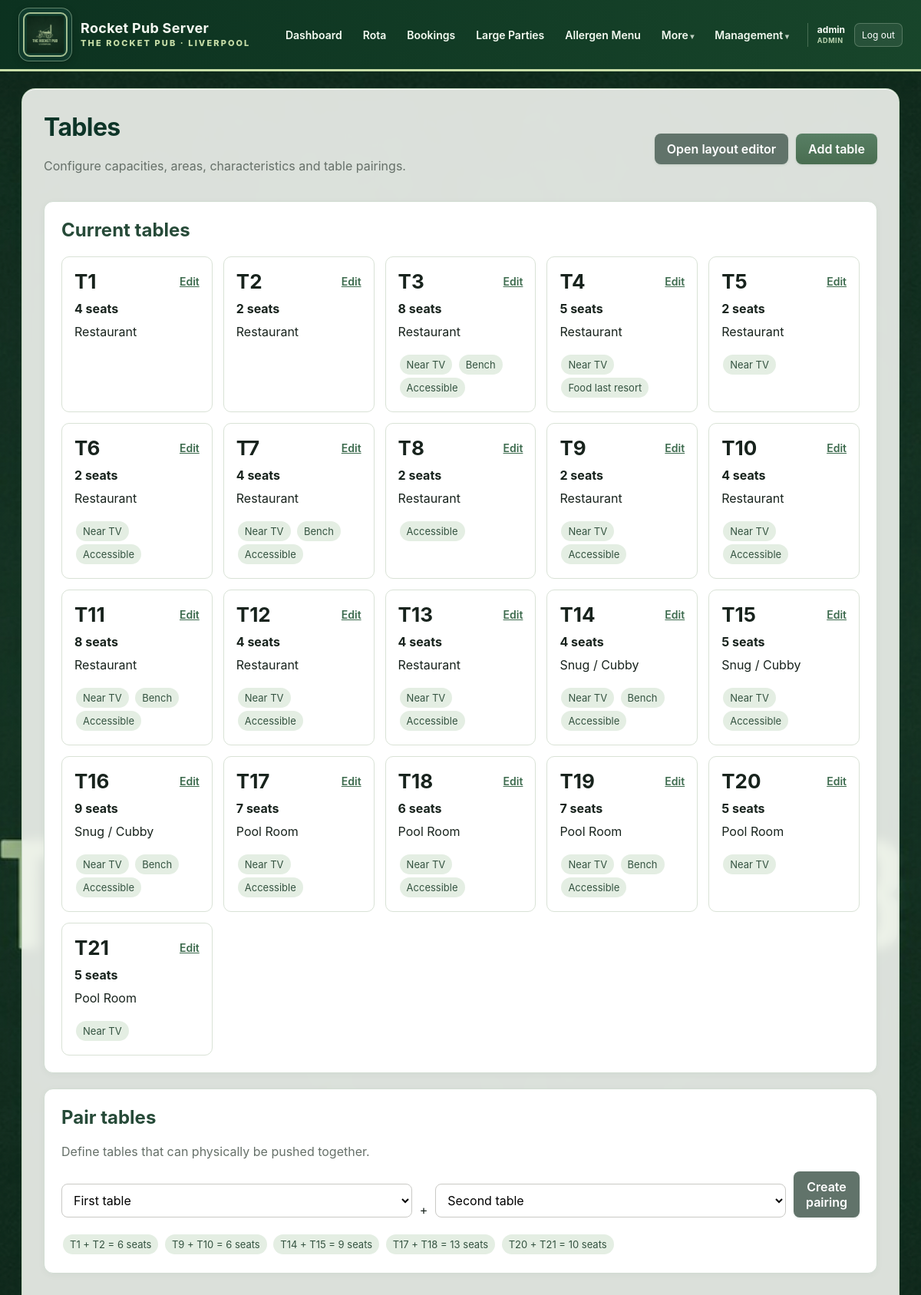
/tables (signed in), run on the app's committed database.
### app/models.py (models this page shows, shortened)
class AppUser(db.Model):
    id = db.Column(db.Integer, primary_key=True)
    username = db.Column(
        db.String(80),
        nullable=False,
        unique=True,
        index=True,
    )
    password_hash = db.Column(db.String(255), nullable=False)
    role = db.Column(
        db.String(20),
        nullable=False,
        default="staff",
        index=True,
    )
    must_change_password = db.Column(
        db.Boolean,
        nullable=False,
        default=True,
    )
    email = db.Column(db.String(255), unique=True, index=True)
    pending_email = db.Column(db.String(255))
    email_verified = db.Column(db.Boolean, nullable=False, default=False)
    email_verification_code_hash = db.Column(db.String(255))
    email_verification_expires_at = db.Column(db.DateTime)
    password_reset_code_hash = db.Column(db.String(255))
    password_reset_expires_at = db.Column(db.DateTime)
    active = db.Column(db.Boolean, nullable=False, default=True)
    created_at = db.Column(db.DateTime, default=datetime.utcnow)
    last_login_at = db.Column(db.DateTime)
    @property
    def is_manager(self):
        return self.role in {"manager", "admin"}

class PubTable(db.Model):
    id = db.Column(db.Integer, primary_key=True)
    number = db.Column(db.String(20), nullable=False, unique=True, index=True)
    capacity = db.Column(db.Integer, nullable=False)
    area_id = db.Column(db.Integer, db.ForeignKey("area.id"), nullable=False)
    near_tv = db.Column(db.Boolean, default=False)
    has_bench = db.Column(db.Boolean, default=False)
    accessible = db.Column(db.Boolean, default=False)
    unsuitable_for_food = db.Column(db.Boolean, default=False)
    active = db.Column(db.Boolean, default=True)
    x_position = db.Column(db.Float, default=40)
    y_position = db.Column(db.Float, default=40)
    layout_width = db.Column(db.Float, default=90)
    layout_height = db.Column(db.Float, default=60)
    layout_shape = db.Column(db.String(20), default="rectangle")
    layout_rotation = db.Column(db.Float, default=0)
    area = db.relationship("Area", back_populates="tables")
    booking_links = db.relationship(
        "BookingTable",
        back_populates="table",
        cascade="all, delete-orphan"
    )

class Area(db.Model):
    id = db.Column(db.Integer, primary_key=True)
    name = db.Column(db.String(80), nullable=False, unique=True)
    tables = db.relationship("PubTable", back_populates="area")

class TablePairing(db.Model):
    id = db.Column(db.Integer, primary_key=True)
    table_a_id = db.Column(db.Integer, db.ForeignKey("pub_table.id"), nullable=False)
    table_b_id = db.Column(db.Integer, db.ForeignKey("pub_table.id"), nullable=False)
    table_a = db.relationship("PubTable", foreign_keys=[table_a_id])
    table_b = db.relationship("PubTable", foreign_keys=[table_b_id])
    __table_args__ = (
        db.UniqueConstraint("table_a_id", "table_b_id", name="uq_table_pair"),
    )

### app/routes.py (the view)
@main.route("/tables")
def tables():
    return render_template(
        "tables.html",
        tables=db.session.scalars(
            db.select(PubTable).order_by(*table_order_clause())
        ).all(),
        pairings=db.session.scalars(db.select(TablePairing)).all(),
    )

### app/routes.py (called while the page is built)
def current_user():
    return getattr(g, "current_user", None)

@main.app_context_processor
def inject_current_user():
    return {
        "current_user": current_user(),
    }

def table_order_clause():
    return (cast(PubTable.number, Integer), PubTable.number)

### app/templates/tables.html (shortened to what this page needs)
{% extends "base.html" %}
{% block content %}
<div class="page-heading">
    <div>
        <h1>Tables</h1>
        <p>Configure capacities, areas, characteristics and table pairings.</p>
    </div>
    <div class="heading-actions">
        <a class="button secondary"
           href="{{ url_for('main.table_layout') }}">
            Open layout editor
        </a>
        <a class="button" href="{{ url_for('main.new_table') }}">Add table</a>
    </div>
</div>
<div class="card">
    <h2>Current tables</h2>
    {% if tables %}
        <div class="table-card-grid">
            {% for table in tables %}
                <div class="table-card {% if not table.active %}inactive-table{% endif %}">
                    <div class="table-card-header">
                        <div class="table-number">T{{ table.number }}</div>
                        <a class="small-link"
                           href="{{ url_for('main.edit_table', table_id=table.id) }}">
                            Edit
                        </a>
                    </div>
                    <strong>{{ table.capacity }} seats</strong>
                    <span>{{ table.area.name }}</span>
                    <div class="feature-list">
                        {% if table.near_tv %}<span class="badge">Near TV</span>{% endif %}
                        {% if table.has_bench %}<span class="badge">Bench</span>{% endif %}
                        {% if table.accessible %}<span class="badge">Accessible</span>{% endif %}
                        {% if table.unsuitable_for_food %}<span class="badge warning-badge">Food last resort</span>{% endif %}
                    </div>
                </div>
            {% endfor %}
        </div>
    {% else %}
        <p class="muted">Add your first physical table.</p>
    {% endif %}
</div>
{% if tables|length >= 2 %}
<div class="card">
    <h2>Pair tables</h2>
    <p class="muted">
        Define tables that can physically be pushed together.
    </p>
    <form method="post"
          action="{{ url_for('main.pair_tables') }}"
          class="inline-form">
        <select name="table_a_id" required>
            <option value="">First table</option>
        </select>
        <span>+</span>
        <select name="table_b_id" required>
            <option value="">Second table</option>
        </select>
        <button class="button secondary" type="submit">Create pairing</button>
    </form>
    {% if pairings %}
        <div class="pairing-list">
            {% for pairing in pairings %}
                <span class="badge">
                    T{{ pairing.table_a.number }} + T{{ pairing.table_b.number }}
                    = {{ pairing.table_a.capacity + pairing.table_b.capacity }} seats
                </span>
            {% endfor %}
        </div>
    {% endif %}
</div>
{% endif %}
{% endblock %}

### app/templates/base.html (shortened to what this page needs)
<!doctype html>
<html lang="en">
<head>
    <link rel="stylesheet"
          href="{{ url_for('static', filename='css/style.css') }}">
</head>
<body>
<header class="topbar">
    <a class="brand"
       href="{{ url_for('main.dashboard') }}"
       aria-label="Rocket Pub Server dashboard">
        <span class="brand-logo-frame">
            <img src="{{ url_for('static', filename='images/rocket-pub-header-logo.png') }}"
                 alt="The Rocket Pub Liverpool logo">
        </span>
        <span class="brand-copy">
            <strong>Rocket Pub Server</strong>
            <small>The Rocket Pub · Liverpool</small>
        </span>
    </a>
    {% if current_user %}
    <nav class="main-nav">
        <a class="{% if request.endpoint == 'main.dashboard' %}active{% endif %}"
           href="{{ url_for('main.dashboard') }}">Dashboard</a>
        <a class="{% if request.endpoint and request.endpoint.startswith('main.rota') %}active{% endif %}"
           href="{{ url_for('main.rota_home') }}">Rota</a>
        <a class="{% if request.endpoint in ['main.bookings', 'main.new_booking', 'main.edit_booking'] %}active{% endif %}"
           href="{{ url_for('main.bookings') }}">Bookings</a>
        <a class="{% if request.endpoint in ['main.large_parties', 'main.new_large_party', 'main.edit_large_party'] %}active{% endif %}"
           href="{{ url_for('main.large_parties') }}">Large Parties</a>
        <a class="{% if request.endpoint in ['main.allergen_menu', 'main.allergen_new', 'main.allergen_edit'] %}active{% endif %}"
           href="{{ url_for('main.allergen_menu') }}">Allergen Menu</a>
        <details class="nav-menu" data-exclusive-nav>
            <summary>More</summary>
        </details>
        {% if current_user.is_manager %}
            <details class="nav-menu management-menu" data-exclusive-nav>
                <summary>Management</summary>
            </details>
        {% endif %}
        <div class="account-menu">
            <span>
                {{ current_user.username }}
                <small>{{ current_user.role|title }}</small>
            </span>
<form method="post" action="{{ url_for('main.logout') }}">
                <button type="submit" class="topbar-logout">Log out</button>
            </form>
        </div>
    </nav>
    {% endif %}
</header>
<main class="container">
    {% block content %}{% endblock %}
</main>
</body>
</html>

### data on the page
AppUser: username "admin", role "ADMIN"
PubTable: number "1", capacity "4", area.name "Restaurant"
PubTable: number "2", capacity "2", area.name "Restaurant"
PubTable: number "3", capacity "8", area.name "Restaurant", near_tv "Near TV", has_bench "Bench", accessible "Accessible"
PubTable: number "4", capacity "5", area.name "Restaurant", near_tv "Near TV", unsuitable_for_food "Food last resort"
PubTable: number "5", capacity "2", area.name "Restaurant", near_tv "Near TV"
PubTable: number "6", capacity "2", area.name "Restaurant", near_tv "Near TV", accessible "Accessible"
PubTable: number "7", capacity "4", area.name "Restaurant", near_tv "Near TV", has_bench "Bench", accessible "Accessible"
PubTable: number "8", capacity "2", area.name "Restaurant", accessible "Accessible"
PubTable: number "9", capacity "2", area.name "Restaurant", near_tv "Near TV", accessible "Accessible"
PubTable: number "10", capacity "4", area.name "Restaurant", near_tv "Near TV", accessible "Accessible"
PubTable: number "11", capacity "8", area.name "Restaurant", near_tv "Near TV", has_bench "Bench", accessible "Accessible"
PubTable: number "12", capacity "4", area.name "Restaurant", near_tv "Near TV", accessible "Accessible"
PubTable: number "13", capacity "4", area.name "Restaurant", near_tv "Near TV", accessible "Accessible"
PubTable: number "14", capacity "4", area.name "Snug / Cubby", near_tv "Near TV", has_bench "Bench", accessible "Accessible"
PubTable: number "15", capacity "5", area.name "Snug / Cubby", near_tv "Near TV", accessible "Accessible"
PubTable: number "16", capacity "9", area.name "Snug / Cubby", near_tv "Near TV", has_bench "Bench", accessible "Accessible"
PubTable: number "17", capacity "7", area.name "Pool Room", near_tv "Near TV", accessible "Accessible"
PubTable: number "18", capacity "6", area.name "Pool Room", near_tv "Near TV", accessible "Accessible"
PubTable: number "19", capacity "7", area.name "Pool Room", near_tv "Near TV", has_bench "Bench", accessible "Accessible"
PubTable: number "20", capacity "5", area.name "Pool Room", near_tv "Near TV"
PubTable: number "21", capacity "5", area.name "Pool Room", near_tv "Near TV"
TablePairing: table_a.number "1", table_b.number "2", pairing.table_a.capacity+pairing.table_b.capacity "6"
TablePairing: table_a.number "9", table_b.number "10", pairing.table_a.capacity+pairing.table_b.capacity "6"
TablePairing: table_a.number "14", table_b.number "15", pairing.table_a.capacity+pairing.table_b.capacity "9"
TablePairing: table_a.number "17", table_b.number "18", pairing.table_a.capacity+pairing.table_b.capacity "13"
TablePairing: table_a.number "20", table_b.number "21", pairing.table_a.capacity+pairing.table_b.capacity "10"
